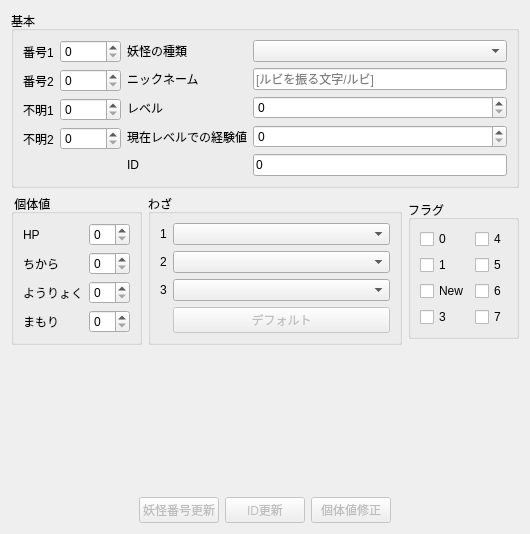
<?xml version="1.0" encoding="UTF-8"?>
<ui version="4.0">
 <class>YoukaiTabForm</class>
 <widget class="QWidget" name="YoukaiTabForm">
  <property name="geometry">
   <rect>
    <x>0</x>
    <y>0</y>
    <width>530</width>
    <height>534</height>
   </rect>
  </property>
  <property name="windowTitle">
   <string notr="true">Form</string>
  </property>
  <layout class="QVBoxLayout" name="verticalLayout">
   <item>
    <layout class="QHBoxLayout" name="horizontalLayout_7">
     <item>
      <widget class="QGroupBox" name="groupBox_4">
       <property name="title">
        <string>基本</string>
       </property>
       <layout class="QHBoxLayout" name="horizontalLayout_4">
        <item>
         <layout class="QFormLayout" name="formLayout_4">
          <item row="0" column="0">
           <widget class="QLabel" name="label">
            <property name="text">
             <string>番号1</string>
            </property>
           </widget>
          </item>
          <item row="0" column="1">
           <widget class="QSpinBox" name="num1SB">
            <property name="maximum">
             <number>65535</number>
            </property>
           </widget>
          </item>
          <item row="1" column="0">
           <widget class="QLabel" name="label_2">
            <property name="text">
             <string>番号2</string>
            </property>
           </widget>
          </item>
          <item row="1" column="1">
           <widget class="QSpinBox" name="num2SB">
            <property name="maximum">
             <number>65535</number>
            </property>
           </widget>
          </item>
          <item row="2" column="0">
           <widget class="QLabel" name="label_11">
            <property name="text">
             <string>不明1</string>
            </property>
           </widget>
          </item>
          <item row="3" column="0">
           <widget class="QLabel" name="label_16">
            <property name="text">
             <string>不明2</string>
            </property>
           </widget>
          </item>
          <item row="2" column="1">
           <widget class="QSpinBox" name="unk1SB">
            <property name="maximum">
             <number>65535</number>
            </property>
           </widget>
          </item>
          <item row="3" column="1">
           <widget class="QSpinBox" name="unk2SB">
            <property name="maximum">
             <number>65535</number>
            </property>
           </widget>
          </item>
         </layout>
        </item>
        <item>
         <layout class="QFormLayout" name="formLayout">
          <item row="2" column="0">
           <widget class="QLabel" name="label_3">
            <property name="text">
             <string>妖怪の種類</string>
            </property>
           </widget>
          </item>
          <item row="2" column="1">
           <widget class="QComboBox" name="youkaiCB">
            <property name="minimumSize">
             <size>
              <width>180</width>
              <height>0</height>
             </size>
            </property>
           </widget>
          </item>
          <item row="4" column="0">
           <widget class="QLabel" name="label_4">
            <property name="text">
             <string>ニックネーム</string>
            </property>
           </widget>
          </item>
          <item row="4" column="1">
           <widget class="QLineEdit" name="nicknameEdit">
            <property name="minimumSize">
             <size>
              <width>170</width>
              <height>0</height>
             </size>
            </property>
            <property name="placeholderText">
             <string>[ルビを振る文字/ルビ]</string>
            </property>
           </widget>
          </item>
          <item row="5" column="0">
           <widget class="QLabel" name="label_7">
            <property name="text">
             <string>レベル</string>
            </property>
           </widget>
          </item>
          <item row="5" column="1">
           <widget class="QSpinBox" name="levelSB">
            <property name="minimum">
             <number>0</number>
            </property>
           </widget>
          </item>
          <item row="7" column="0">
           <widget class="QLabel" name="label_12">
            <property name="text">
             <string>ID</string>
            </property>
           </widget>
          </item>
          <item row="7" column="1">
           <widget class="QLineEdit" name="IDEdit">
            <property name="inputMask">
             <string notr="true">HHHHHHHH</string>
            </property>
            <property name="text">
             <string notr="true">0</string>
            </property>
            <property name="maxLength">
             <number>8</number>
            </property>
           </widget>
          </item>
          <item row="6" column="0">
           <widget class="QLabel" name="label_10">
            <property name="text">
             <string>現在レベルでの経験値</string>
            </property>
           </widget>
          </item>
          <item row="6" column="1">
           <widget class="QSpinBox" name="expSB">
            <property name="maximum">
             <number>999999</number>
            </property>
           </widget>
          </item>
         </layout>
        </item>
       </layout>
      </widget>
     </item>
    </layout>
   </item>
   <item>
    <layout class="QHBoxLayout" name="horizontalLayout_6">
     <item>
      <widget class="QGroupBox" name="groupBox">
       <property name="sizePolicy">
        <sizepolicy hsizetype="Fixed" vsizetype="Fixed">
         <horstretch>0</horstretch>
         <verstretch>0</verstretch>
        </sizepolicy>
       </property>
       <property name="title">
        <string> 個体値</string>
       </property>
       <layout class="QVBoxLayout" name="verticalLayout_6">
        <item>
         <layout class="QFormLayout" name="formLayout_2">
          <item row="0" column="0">
           <widget class="QLabel" name="label_5">
            <property name="text">
             <string>HP</string>
            </property>
           </widget>
          </item>
          <item row="0" column="1">
           <widget class="QSpinBox" name="IV_HPSB">
            <property name="maximum">
             <number>80</number>
            </property>
           </widget>
          </item>
          <item row="1" column="0">
           <widget class="QLabel" name="label_6">
            <property name="text">
             <string>ちから</string>
            </property>
           </widget>
          </item>
          <item row="1" column="1">
           <widget class="QSpinBox" name="IV_StrSB">
            <property name="maximum">
             <number>40</number>
            </property>
           </widget>
          </item>
          <item row="2" column="0">
           <widget class="QLabel" name="label_8">
            <property name="text">
             <string>ようりょく</string>
            </property>
           </widget>
          </item>
          <item row="2" column="1">
           <widget class="QSpinBox" name="IV_SprSB">
            <property name="maximum">
             <number>40</number>
            </property>
           </widget>
          </item>
          <item row="3" column="0">
           <widget class="QLabel" name="label_9">
            <property name="text">
             <string>まもり</string>
            </property>
           </widget>
          </item>
          <item row="3" column="1">
           <widget class="QSpinBox" name="IV_DefSB">
            <property name="maximum">
             <number>40</number>
            </property>
           </widget>
          </item>
         </layout>
        </item>
       </layout>
      </widget>
     </item>
     <item>
      <widget class="QGroupBox" name="groupBox_3">
       <property name="title">
        <string>わざ</string>
       </property>
       <layout class="QVBoxLayout" name="verticalLayout_8">
        <item>
         <layout class="QFormLayout" name="formLayout_3">
          <item row="0" column="0">
           <widget class="QLabel" name="label_13">
            <property name="text">
             <string>1</string>
            </property>
           </widget>
          </item>
          <item row="0" column="1">
           <widget class="QComboBox" name="move1CB"/>
          </item>
          <item row="1" column="0">
           <widget class="QLabel" name="label_14">
            <property name="text">
             <string>2</string>
            </property>
           </widget>
          </item>
          <item row="1" column="1">
           <widget class="QComboBox" name="move2CB"/>
          </item>
          <item row="2" column="0">
           <widget class="QLabel" name="label_15">
            <property name="text">
             <string>3</string>
            </property>
           </widget>
          </item>
          <item row="2" column="1">
           <widget class="QComboBox" name="move3CB"/>
          </item>
          <item row="3" column="1">
           <widget class="QPushButton" name="defaultAtkB">
            <property name="enabled">
             <bool>false</bool>
            </property>
            <property name="text">
             <string>デフォルト</string>
            </property>
           </widget>
          </item>
         </layout>
        </item>
       </layout>
      </widget>
     </item>
     <item>
      <widget class="QGroupBox" name="groupBox_2">
       <property name="sizePolicy">
        <sizepolicy hsizetype="Fixed" vsizetype="Fixed">
         <horstretch>0</horstretch>
         <verstretch>0</verstretch>
        </sizepolicy>
       </property>
       <property name="title">
        <string>フラグ</string>
       </property>
       <layout class="QVBoxLayout" name="verticalLayout_7">
        <item>
         <layout class="QHBoxLayout" name="horizontalLayout_5">
          <item>
           <layout class="QVBoxLayout" name="verticalLayout_4">
            <item>
             <widget class="QCheckBox" name="flag0CB">
              <property name="text">
               <string>0</string>
              </property>
             </widget>
            </item>
            <item>
             <widget class="QCheckBox" name="flag1CB">
              <property name="text">
               <string>1</string>
              </property>
             </widget>
            </item>
            <item>
             <widget class="QCheckBox" name="flag2CB">
              <property name="text">
               <string>New</string>
              </property>
             </widget>
            </item>
            <item>
             <widget class="QCheckBox" name="flag3CB">
              <property name="text">
               <string>3</string>
              </property>
             </widget>
            </item>
           </layout>
          </item>
          <item>
           <layout class="QVBoxLayout" name="verticalLayout_5">
            <item>
             <widget class="QCheckBox" name="flag4CB">
              <property name="text">
               <string>4</string>
              </property>
             </widget>
            </item>
            <item>
             <widget class="QCheckBox" name="flag5CB">
              <property name="text">
               <string>5</string>
              </property>
             </widget>
            </item>
            <item>
             <widget class="QCheckBox" name="flag6CB">
              <property name="text">
               <string>6</string>
              </property>
             </widget>
            </item>
            <item>
             <widget class="QCheckBox" name="flag7CB">
              <property name="text">
               <string>7</string>
              </property>
             </widget>
            </item>
           </layout>
          </item>
         </layout>
        </item>
       </layout>
      </widget>
     </item>
    </layout>
   </item>
   <item>
    <spacer name="verticalSpacer">
     <property name="orientation">
      <enum>Qt::Vertical</enum>
     </property>
     <property name="sizeHint" stdset="0">
      <size>
       <width>20</width>
       <height>40</height>
      </size>
     </property>
    </spacer>
   </item>
   <item>
    <layout class="QHBoxLayout" name="horizontalLayout_8">
     <item>
      <spacer name="horizontalSpacer_3">
       <property name="orientation">
        <enum>Qt::Horizontal</enum>
       </property>
       <property name="sizeHint" stdset="0">
        <size>
         <width>40</width>
         <height>20</height>
        </size>
       </property>
      </spacer>
     </item>
     <item>
      <widget class="QPushButton" name="youkaiNumApplyB">
       <property name="enabled">
        <bool>false</bool>
       </property>
       <property name="text">
        <string>妖怪番号更新</string>
       </property>
      </widget>
     </item>
     <item>
      <widget class="QPushButton" name="updateIDButton">
       <property name="enabled">
        <bool>false</bool>
       </property>
       <property name="text">
        <string>ID更新</string>
       </property>
      </widget>
     </item>
     <item>
      <widget class="QPushButton" name="fixIVButton">
       <property name="enabled">
        <bool>false</bool>
       </property>
       <property name="text">
        <string>個体値修正</string>
       </property>
      </widget>
     </item>
     <item>
      <spacer name="horizontalSpacer_4">
       <property name="orientation">
        <enum>Qt::Horizontal</enum>
       </property>
       <property name="sizeHint" stdset="0">
        <size>
         <width>40</width>
         <height>20</height>
        </size>
       </property>
      </spacer>
     </item>
    </layout>
   </item>
  </layout>
 </widget>
 <resources/>
 <connections/>
</ui>
